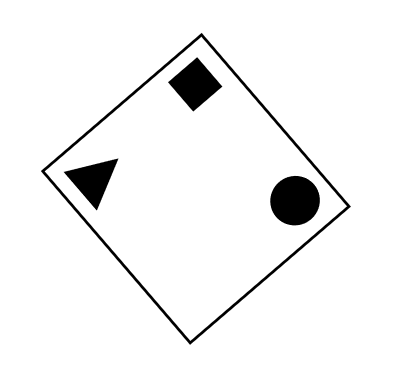
%> input picture base_1.PNG, 394 x 379 px
$ octave main.m   (GNU Octave 9; MATLAB toolbox functions it lacks are replaced by stand-ins)
%> lines starting %> are read from the running program, lines starting %| are printed output that depends on the picture; in (x1, y1, x2, y2) boxes, pixels count from 0 and x2, y2 are one past the last pixel; in counts of white or black regions, pixels touching at a corner belong together; the program's own positions count from 1
### fiducial_xyz.m
%% MEM455 LAB3-2D POSE DETECTION
%% Function Description
% Given a fIducial image binary, this function returns the locations.
% Check for poseTracking.m for binarization of each different shapes.
% Input: binary image
% Output: centroid (xyz position) of the robot, triangle, square, and
% circle as a single matrix(IN THIS ORDER). Make sure your columns are in the correct
% order.

function [xyz] = fiducial_xyz(img_binary)
    global_threshold = 0.1;
    % get properties
    s = regionprops(img_binary, 'Centroid', 'Area', 'Circularity', 'Perimeter');

    % metric to get different shapes
    xyz = zeros(3,4);% 1st column- robot, 2nd column- triangle, 3rd column-square, 4th column-circle
    xyz(1:2,1) = s(1).Centroid; % centroid of the robot

    for i = 2:length(s)

        % ---------------------- TODO for students -------------------------
        % metrics to identify triangles and squares. DO NOT MANUALLY assign
        % values to xyz
        if isSquare(s(i),global_threshold)
            xyz(1:2,3) = s(i).Centroid;
        elseif isCircle(s(i),global_threshold)
            xyz(1:2,4) = s(i).Centroid;
        else
            xyz(1:2,2) = s(i).Centroid;
        end

        % [7 lines of commented-out code are left out]

    end

end

function tf = isSquare(s,threshold)
    index = (s.Perimeter/4)^2/s.Area;
    if abs(index-1) < threshold
        tf=true;
    else
        tf=false;
    end
end

function tf = isCircle(s,threshold)
     index = 4*pi*s.Area/(s.Perimeter^2);
     if abs(index-1) < threshold
        tf=true;
     else
        tf=false;
     end
end

### calculate_pose.m
%% MEM455 lAB3-2D POSE DETECTION
%% Function Description
% This function returns the location and orientation of the robot.
% Input: centroids of the robot and the different shapes (xyz).
% Output: (position, orientation) of the robot
% Note that orientation should be in degrees

function [pos, ori] = calculate_pose(xyz)
    % get the base origin template. This is given to you! The values in
    % base_xyz is your robot's reference pose.
    template_base = load('template_base.mat');
    base_xyz = template_base.xyz_base; % 1st column- robot, 2nd column- triangle, 3rd column-square, 4th column-circle

    % ---------------------- TODO for students -------------------------
    % Get position and orientation of the robot(base_1.PNG & base_2.PNG)
    % with respect to the reference pose, base_xyz
    shape = 2;
    xyz_rel = xyz - xyz(:,1)*[1 1 1 1];
    fiducial_rel = base_xyz - base_xyz(:,1)*[1 1 1 1];
    pos = xyz(:,1) - base_xyz(:,1);
    rot_matrix = xyz_rel(:,shape) * pinv(fiducial_rel(:,shape));
    axis_rot = rotm2axang(rot_matrix + [0 0 0;0 0 0;0 0 1]);
    axis_mag = axis_rot(4);
    axis_dir = axis_rot(3);
    ori = axis_mag*axis_dir;

    % ------------------------------------------------------------------

end

### main.m
%% MEM455 lAB3-2D POSE DETECTION
%% Detection
% convert the image to grayscale
image = 'base_1.PNG';
img_rbg = imread(image);
%> img_rbg is the input picture: size 379x394x3 uint8; min 0, max 255, mean 242.9
img_gray = rgb2gray(img_rbg);
img_binary = imbinarize(img_gray);
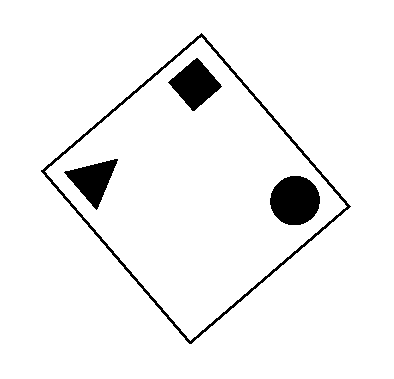
%> img_binary: size 379x394 logical; 95.2% white; 4 black regions, box (x1, y1, x2, y2) and area: (41, 33, 351, 344) 2430, (270, 176, 320, 225) 1925, (168, 58, 222, 111) 1485, (64, 159, 118, 210) 1289
img_binary = imcomplement(img_binary);
% Test
xyz = fiducial_xyz(img_binary);
%> in fiducial_xyz, `s = regionprops(img_binary, 'Centroid', 'Area', 'Circularity', 'Perime..`: s = 4 regions; Area, Centroid, Circularity and Perimeter: 2430 [196.3 189.4] 0.0392 879.7, 1925 [295.6 201.1] 0.998 152.5, 1485 [195.7 84.9] 0.801 149.5, 1289 [93.6 180.9] 0.621 158.3
%> the loop in fiducial_xyz, `for i = 2:length(s)` made 3 passes
%> after the loop in fiducial_xyz, `for i = 2:length(s)`: xyz = [196.3 93.56 195.7 295.6; 189.4 180.9 84.95 201.1; 0 0 0 0]
%> the run ends on the next line
[pos, ori] = calculate_pose(xyz);

$ run again, with base_2.PNG copied over base_1.PNG
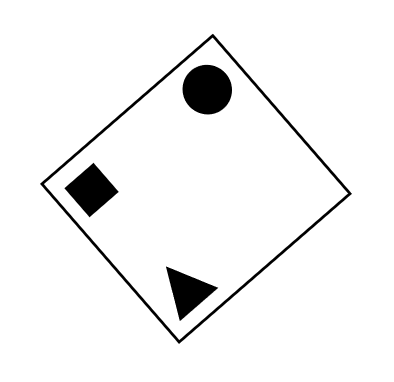
%> input picture base_2.PNG, 394 x 382 px
%> img_rbg is the input picture: size 382x394x3 uint8; min 0, max 255, mean 243
%> `img_binary = imbinarize(img_gray);`:
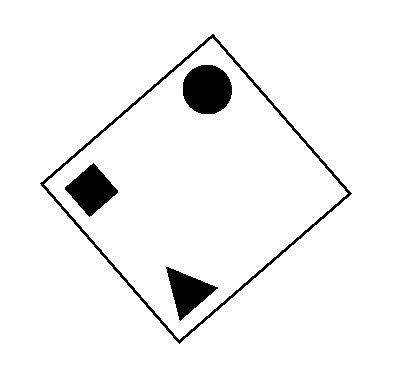
%> img_binary: size 382x394 logical; 95.3% white; 4 black regions, box (x1, y1, x2, y2) and area: (40, 34, 352, 344) 2432, (183, 65, 232, 114) 1928, (65, 163, 118, 217) 1489, (166, 267, 218, 321) 1294
%> s = 4 regions; Area, Centroid, Circularity and Perimeter: 2432 [196.4 189.2] 0.0392 880.1, 1928 [207.8 90.1] 1 152.4, 1489 [92 190.5] 0.801 149.7, 1294 [188.5 292.3] 0.61 160.1
%> the loop in fiducial_xyz, `for i = 2:length(s)` made 3 passes
%> after the loop in fiducial_xyz, `for i = 2:length(s)`: xyz = [196.4 188.5 92.04 207.8; 189.2 292.3 190.5 90.09; 0 0 0 0]

$ run again, with base.PNG copied over base_1.PNG
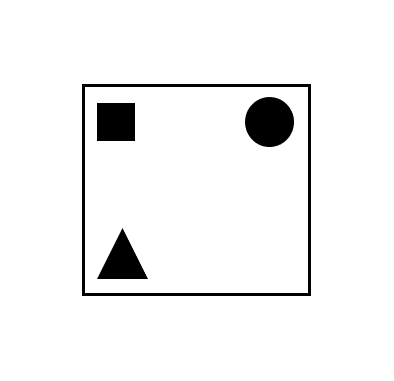
%> input picture base.PNG, 394 x 381 px
%> img_rbg is the input picture: size 381x394x3 uint8; min 0, max 255, mean 242.6
%> `img_binary = imcomplement(img_binary);`:
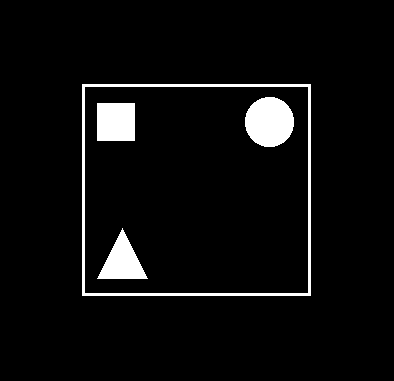
%> img_binary: size 381x394 logical; 4.9% white; 4 white regions, box (x1, y1, x2, y2) and area: (82, 84, 311, 296) 2610, (245, 97, 294, 147) 1933, (97, 103, 135, 141) 1444, (97, 228, 148, 279) 1301
%> s = 4 regions; Area, Centroid, Circularity and Perimeter: 2610 [197 190.5] 0.044 860.1, 1933 [270 122.5] 1 152.5, 1444 [116.5 122.5] 0.83 144.7, 1301 [123 262.5] 0.62 159.2
%> the loop in fiducial_xyz, `for i = 2:length(s)` made 3 passes
%> after the loop in fiducial_xyz, `for i = 2:length(s)`: xyz = [197 123 116.5 270; 190.5 262.5 122.5 122.5; 0 0 0 0]
